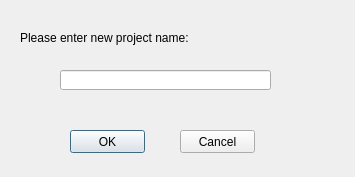
<?xml version="1.0" encoding="UTF-8"?>
<ui version="4.0">
 <class>CreateNewProject</class>
 <widget class="QDialog" name="CreateNewProject">
  <property name="geometry">
   <rect>
    <x>0</x>
    <y>0</y>
    <width>355</width>
    <height>177</height>
   </rect>
  </property>
  <property name="windowTitle">
   <string>Dialog</string>
  </property>
  <widget class="QLabel" name="label">
   <property name="geometry">
    <rect>
     <x>20</x>
     <y>30</y>
     <width>351</width>
     <height>16</height>
    </rect>
   </property>
   <property name="text">
    <string>Please enter new project name:</string>
   </property>
  </widget>
  <widget class="QPushButton" name="Accept">
   <property name="geometry">
    <rect>
     <x>70</x>
     <y>130</y>
     <width>75</width>
     <height>23</height>
    </rect>
   </property>
   <property name="text">
    <string>OK</string>
   </property>
  </widget>
  <widget class="QPushButton" name="Exit">
   <property name="geometry">
    <rect>
     <x>180</x>
     <y>130</y>
     <width>75</width>
     <height>23</height>
    </rect>
   </property>
   <property name="text">
    <string>Cancel</string>
   </property>
  </widget>
  <widget class="QLineEdit" name="lineEdit">
   <property name="geometry">
    <rect>
     <x>60</x>
     <y>70</y>
     <width>211</width>
     <height>20</height>
    </rect>
   </property>
  </widget>
 </widget>
 <resources/>
 <connections/>
</ui>
